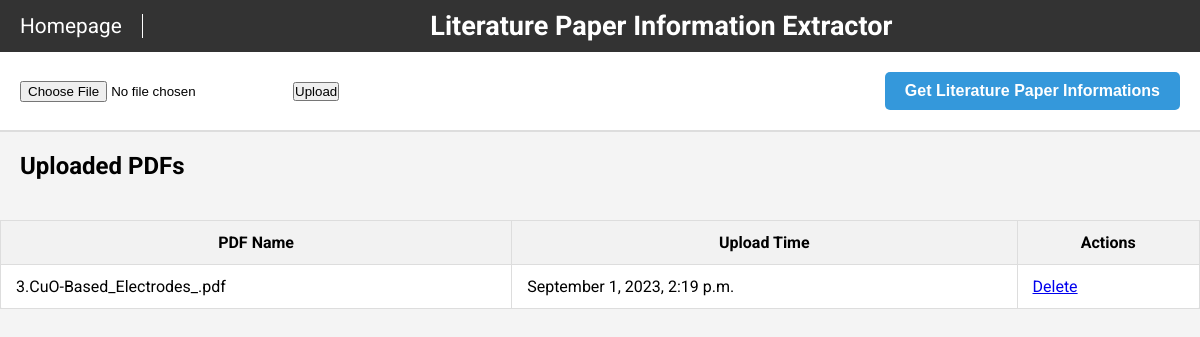
Screenshot of /Paper_Extractor/extract/ with the database file from the repository.
### Paper_Extractor/models.py (models this page shows)
class UploadedPDF(models.Model):
    pdf_file = models.FileField(upload_to='uploaded_pdfs/')
    upload_time = models.DateTimeField(auto_now_add=True)
    @property
    def file_name(self):
        return os.path.basename(self.pdf_file.name)

### Paper_Extractor/views.py (the view)
# urls.py: path('extract/', views.display_upload_page, name='display_upload'),
def display_upload_page(request):
    all_pdfs = UploadedPDF.objects.all()
    return render(request, 'Paper_Extractor/upload.html', {'all_pdfs': all_pdfs})

### Paper_Extractor/templates/Paper_Extractor/upload.html (shortened to what this page needs)
<!DOCTYPE html>
<html lang="en">
<head>
</head>
<body>
    <div class="title-bar">
        <a href="/" class="home-link">Homepage</a>
        <h1>Literature Paper Information Extractor</h1>
    </div>
    <div class="upload-section">
        <form action="{% url 'Paper_Extractor:upload_pdf' %}" method="post" enctype="multipart/form-data" style="display: flex; align-items: center; gap: 20px;">
            <input type="file" name="pdf_file">
            <input type="submit" value="Upload">
        </form>
        <button class="info-button" onclick="location.href='{% url 'Paper_Extractor:extract_dois' %}'">Get Literature Paper Informations</button>
    </div>
    <h2 style="padding: 20px;">Uploaded PDFs</h2>
    <table class="pdf-table">
        <thead>
            <tr>
                <th>PDF Name</th>
                <th>Upload Time</th>
                <th>Actions</th>
            </tr>
        </thead>
        <tbody>
            {% for pdf in all_pdfs %}
            <tr>
                <td>{{ pdf.file_name }}</td>
                <td>{{ pdf.upload_time|date:"F j, Y, P" }}</td>
                <td><a href="{% url 'Paper_Extractor:delete_pdf' pdf.id %}">Delete</a></td>
            </tr>
            {% endfor %}
        </tbody>
    </table>

### Paper_Extractor/templates/Paper_Extractor/upload.html (style rules this page uses)
* { margin: 0; padding: 0; box-sizing: border-box; }
body { font-family: 'Roboto', sans-serif; background-color: #f4f4f4; }
.title-bar { background-color: #333; color: white; padding: 10px 20px; display: flex; justify-content: space-between; align-items: center; font-size: 1.3em; }
.title-bar h1 { font-weight: 700; flex-grow: 1; text-align: center; font-size: 1.3em; }
.home-link { color: white; text-decoration: none; font-size: 1em; margin-right: auto; padding-right: 20px; border-right: 1px solid white; }
.upload-section { display: flex; justify-content: space-between; align-items: center; padding: 20px; background-color: white; border-bottom: 2px solid #ddd; }
.info-button { background-color: #3498db; color: white; padding: 10px 20px; border: none; border-radius: 5px; cursor: pointer; transition: background-color 0.3s; font-size: 1em; font-weight: 600; }
.pdf-table { width: 100%; border-collapse: collapse; margin-top: 20px; background-color: white; border-radius: 5px; }
.pdf-table th, .pdf-table td { padding: 12px 15px; border: 1px solid #ddd; }
.pdf-table th { background-color: #f2f2f2; }
table { width: 100%; border-collapse: collapse; margin-top: 20px; background-color: white; border-radius: 5px; }
th, td { padding: 12px 15px; border: 1px solid #ddd; }
th { background-color: #f2f2f2; }

### rows the page displays
UploadedPDF: file_name "3.CuO-Based_Electrodes_.pdf", upload_time "September 1, 2023, 2:19 p.m."
